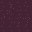

This is a level from a 2D game, rendered from its Tiled map with the project's own tilesets. A one-line summary and the complete map file follow:
An orthogonal 1x1 tile map with 32x32 px tiles, 1 tile layer (Assembly), 3 tilesets.

<map version="1.10" orientation="orthogonal" renderorder="right-down" width="1" height="1" tilewidth="32" tileheight="32" infinite="0" nextlayerid="2" nextobjectid="1">
  <tileset firstgid="1" source="../floors.tsx" />
  <tileset firstgid="321" source="../walls.tsx" />
  <tileset firstgid="961" source="../architecture.tsx" />
  <layer id="1" name="Assembly" width="1" height="1">
    <data encoding="csv">
161
</data>
  </layer>
</map>
